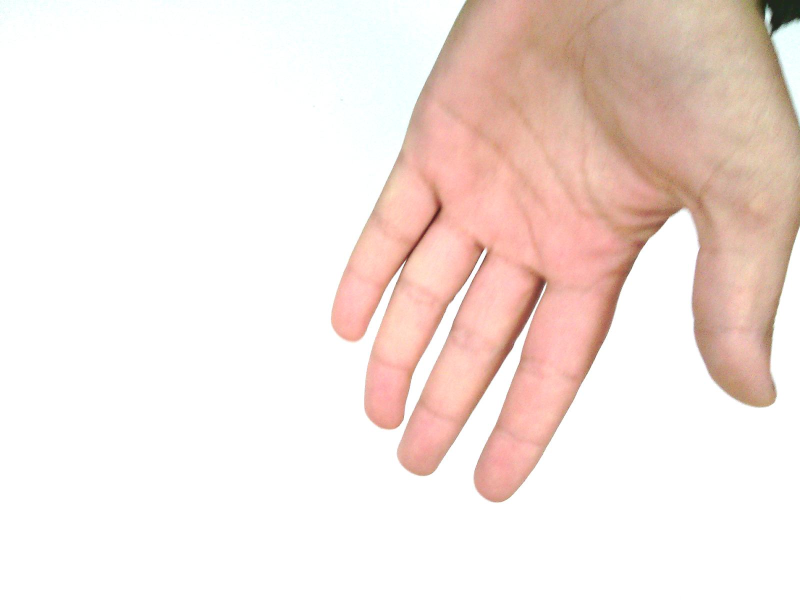
#> input picture Hands_p2/Hand_0000124.jpg, 1600 x 1200 px, given as the content of the folder ovo/Desktop/Downloads/CSE 515 Fall19 - Smaller Dataset/Hand/, which was not available (shown at 1/2 size)
$ python -i CLI.py   (imports and definitions only)
#> lines starting #> are read from the running program, lines starting #| are printed output that depends on the picture; pictures that were not available may be replaced by others from this repository, and a replacement may not be noted
import os
from PIL import Image
import cv2
from skimage.feature import local_binary_pattern
import numpy as np
import csv
import json
import shutil
import scipy
import scipy.stats

# Paths Given for image files are stored and creation of csv file etc.

directory = 'C:\\Users\\Lenovo\\Desktop\\Downloads\\CSE 515 Fall19 - Smaller Dataset\\Hand\\'
csv_path = 'C:\\Users\\Lenovo\\Desktop\\MWDB\\Project\\'

# Divide the image into 100*100 resolution , convert it to YUV model and then store

# [112 lines left out: functions CM_image_windows, CM_task1, color_moments, CM_task2, CM_similar, CM_task3, not called in this run]

# Divide the image into 100*100 resolution , convert it to Gray model and then store

def LBP_image_windows(img_store_path,directory, imagename, height, width):
#> called with img_store_path = '../../Hands_p2/Hand_0000124.jpg', imagename = 'Hand_0000124.jpg', height = 100, width = 100
    im = Image.open(directory+imagename).convert('L')
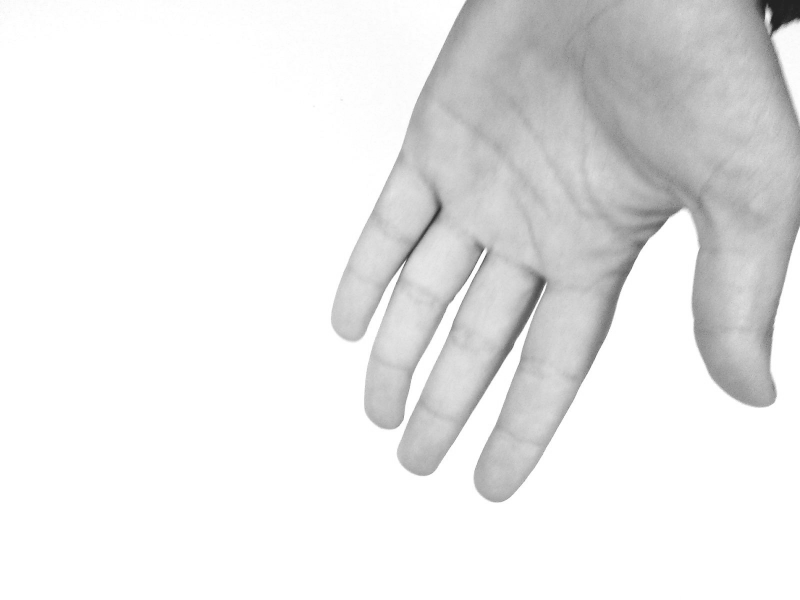
#> im: PIL image 1600x1200 L (shown at 1/2 size); min 20, max 255, mean 233.1
    imgwidth, imgheight = im.size
#> imgwidth = 1600; imgheight = 1200
    window_number=1
    for i in range(0,imgheight,height):
        for j in range(0,imgwidth,width):
            box = (j, i, j+width, i+height)
            a = im.crop(box)
            final_img_path=os.path.join(img_store_path,imagename[:-4])
            if not os.path.exists(final_img_path):
                os.makedirs(final_img_path)
            a.save(final_img_path+"/"+str(window_number)+".jpg")
            window_number +=1
#> a: PIL image 100x100 L; every value is 255
#> after the loop, window_number = 193

# extract the features for converted images and store it the imagename and the array in a csv file as 2 columns.

def LBP(image_store_path,imagename):
#> called with image_store_path = '../../Hands_p2/Hand_0000124.jpg', imagename = 'Hand_0000124.jpg'
    radius=1
    num_points=8*radius
    lbp_hist_list=[]
    i=1
    filelist = [f for f in os.listdir(image_store_path+"\\"+imagename[:-4]) if f.endswith(".jpg")]
#> filelist = ['Hand_0000124.jpg']
    for file in filelist:
        img = Image.open(os.path.join(image_store_path+"\\"+imagename[:-4] , file))
#> img is the input picture: PIL image 1600x1200 RGB; mean R, G, B 244.1, 229.2, 223.8
#> (the run stopped early here; a loop or call above may not have finished)

$ run again, on Hands_p2/Hand_0000261.jpg
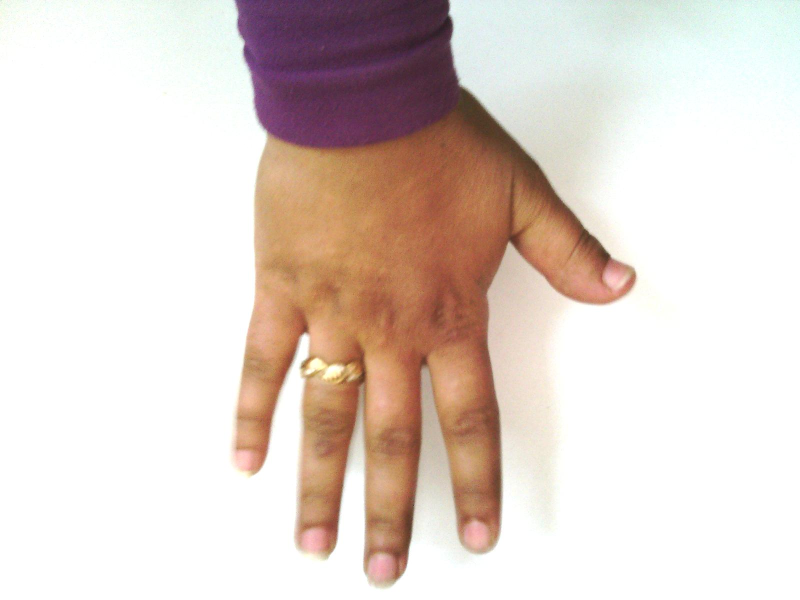
#> input picture Hands_p2/Hand_0000261.jpg, 1600 x 1200 px, given as the content of the folder ovo/Desktop/Downloads/CSE 515 Fall19 - Smaller Dataset/Hand/, which was not available (shown at 1/2 size)
#> in LBP_image_windows, `im = Image.open(directory+imagename).convert('L')`:
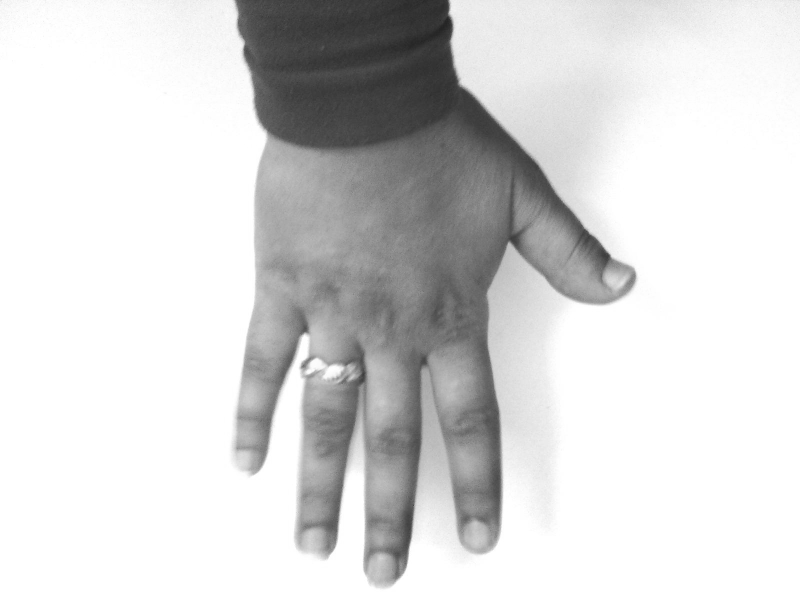
#> im: PIL image 1600x1200 L (shown at 1/2 size); min 18, max 255, mean 215.5
#> the loop in LBP_image_windows, `for i in range(0,imgheight,height):` made 12 passes
#> pass 1, in LBP_image_windows, `a.save(final_img_path+"/"+str(window_number)+".jpg")`:
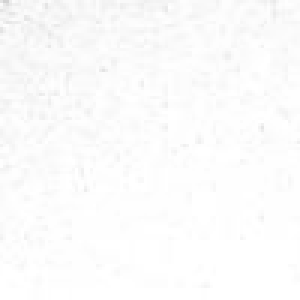
#> saved as 1.jpg: PIL image 100x100 L (shown 3 times larger); min 210, max 255, mean 251.8
#> after the loop in LBP_image_windows, `for i in range(0,imgheight,height):`: window_number = 193
#> filelist = ['Hand_0000261.jpg']
#> in LBP, img is the input picture: PIL image 1600x1200 RGB; mean R, G, B 225.7, 212.3, 205.1

$ run again, on Hands_p2/Hand_0000459.jpg
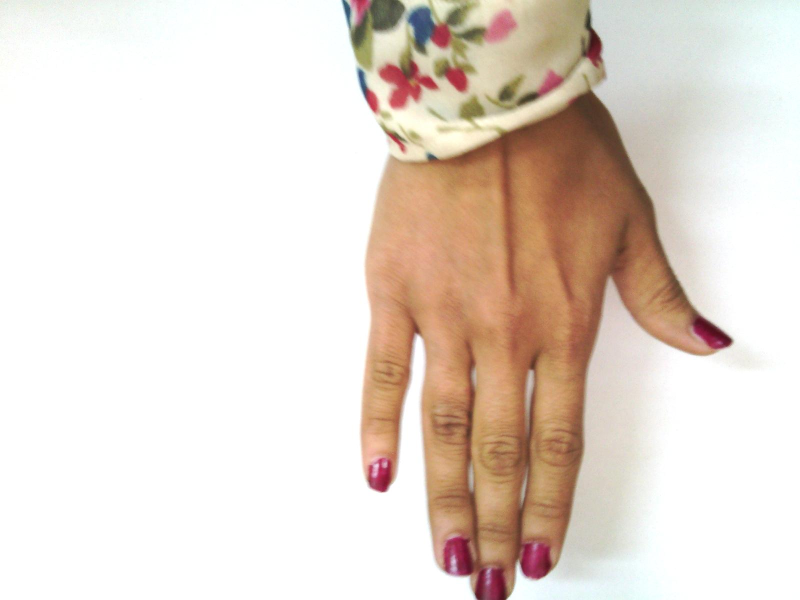
#> input picture Hands_p2/Hand_0000459.jpg, 1600 x 1200 px, given as the content of the folder ovo/Desktop/Downloads/CSE 515 Fall19 - Smaller Dataset/Hand/, which was not available (shown at 1/2 size)
#> in LBP_image_windows, `im = Image.open(directory+imagename).convert('L')`:
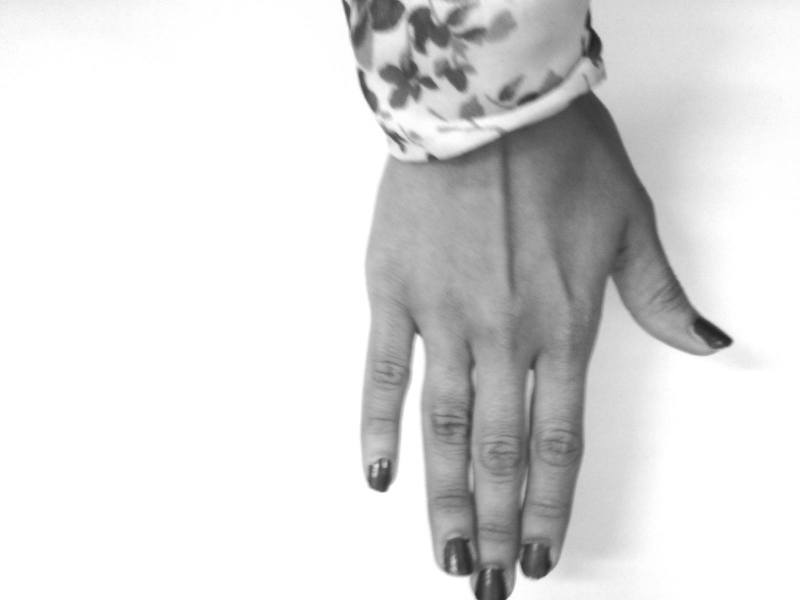
#> im: PIL image 1600x1200 L (shown at 1/2 size); min 30, max 255, mean 220.3
#> the loop in LBP_image_windows, `for i in range(0,imgheight,height):` made 12 passes
#> pass 1, in LBP_image_windows, `a.save(final_img_path+"/"+str(window_number)+".jpg")`:
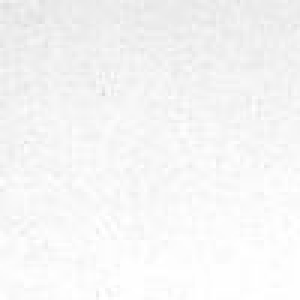
#> saved as 1.jpg: PIL image 100x100 L (shown 3 times larger); min 218, max 255, mean 245.7
#> after the loop in LBP_image_windows, `for i in range(0,imgheight,height):`: window_number = 193
#> filelist = ['Hand_0000459.jpg']
#> in LBP, img is the input picture: PIL image 1600x1200 RGB; mean R, G, B 229.9, 217.7, 208.1
